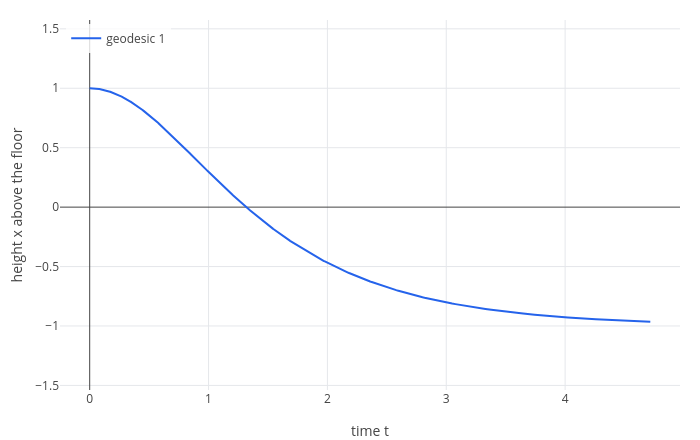

The cell this chart's notebook holds for it:
### Markdown cell above
The geodesic equation gives $\ddot x = -\Gamma^x{}_{tt}\,\dot t^2 \approx -g$: free objects fall towards the floor.
Drop a ball at height 1 with $g = 1$, and draw height against time:

### Code cell
g = 1;
labels(geodesic(rindler, [0 1], [1 0], 1.2, [t x]), "time t", "height x above the floor")

### Figure 1 — Plotly figure (JSON) as saved in the notebook; plotly's stock layout.template omitted (floating-point values rounded to 4 significant figures; data arrays with more than 128 entries replaced by an {"elided": "..."} marker saying what was removed)
{"data": [{"line": {"color": "#2563eb", "width": 2}, "mode": "lines", "name": "geodesic 1", "type": "scatter", "x": {"elided": "1483 float values"}, "y": {"elided": "1483 float values"}}], "layout": {"height": 440, "legend": {"bgcolor": "rgba(255,255,255,0.8)", "x": 0.01, "xanchor": "left", "y": 0.99, "yanchor": "top"}, "margin": {"b": 50, "l": 60, "r": 20, "t": 20}, "showlegend": true, "title": {"text": ""}, "width": 700, "xaxis": {"title": {"text": "time t"}, "zeroline": true}, "yaxis": {"range": [-1.539, 1.574], "scaleanchor": "x", "scaleratio": 1, "title": {"text": "height x above the floor"}, "zeroline": true}}}
